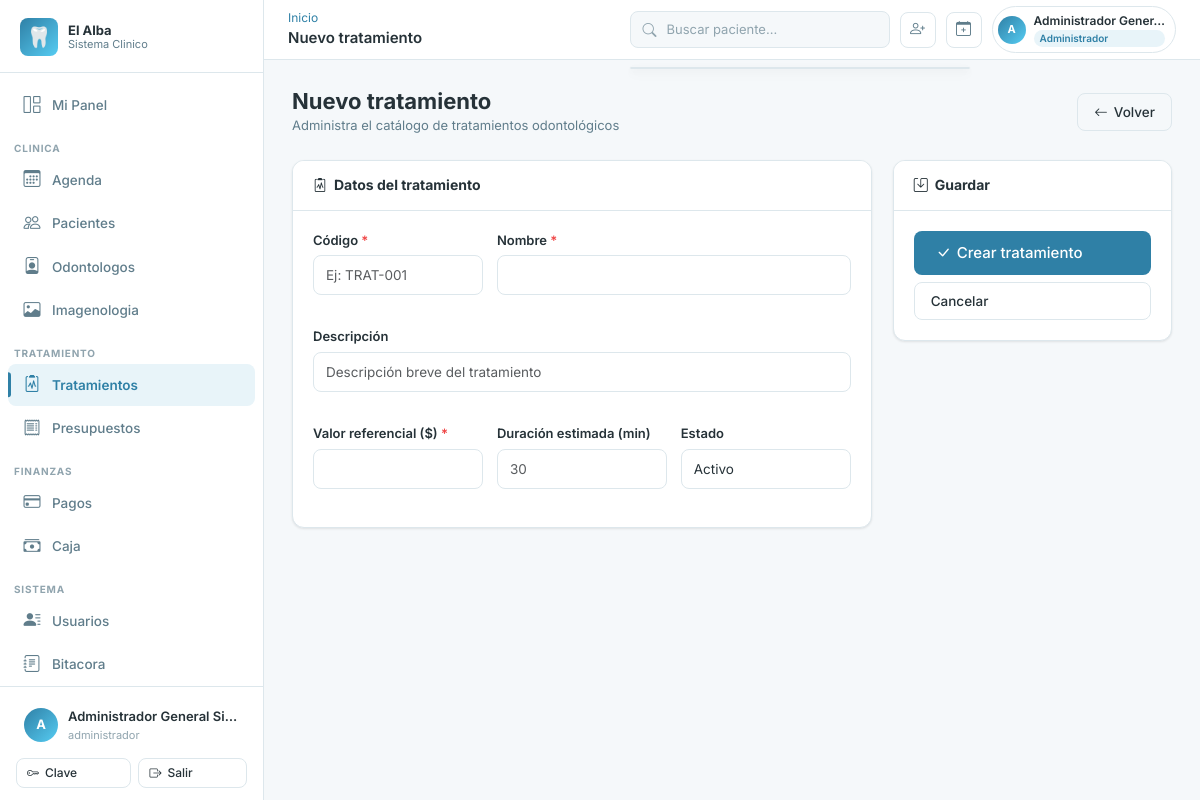
Screenshot of /tratamientos/nuevo/ (signed in) with the database file from the repository.
### apps/accounts/models.py (models this page shows, shortened)
class Usuario(AbstractBaseUser):
    ESTADO_ACTIVO = "activo"
    ESTADO_INACTIVO = "inactivo"
    ESTADO_BLOQUEADO = "bloqueado"
    ESTADO_CHOICES = [
        (ESTADO_ACTIVO, "Activo"),
        (ESTADO_INACTIVO, "Inactivo"),
        (ESTADO_BLOQUEADO, "Bloqueado"),
    ]
    id_usuario = models.AutoField(primary_key=True)
    id_persona = models.OneToOneField(
        "personas.Persona",
        db_column="id_persona",
        on_delete=models.RESTRICT,
        related_name="usuario",
    )
    username = models.CharField(max_length=50, unique=True)
    password_hash = models.CharField(max_length=255)
    estado_acceso = models.CharField(
        max_length=20, choices=ESTADO_CHOICES, default=ESTADO_ACTIVO
    )
    ultimo_acceso = models.DateTimeField(null=True, blank=True)
    fecha_creacion = models.DateTimeField(default=timezone.now)
    fecha_actualizacion = models.DateTimeField(auto_now=True)
    is_staff = models.BooleanField(default=False)
    is_superuser = models.BooleanField(default=False)
    PASSWORD_FIELD = "password_hash"
    USERNAME_FIELD = "username"
    REQUIRED_FIELDS = []
    objects = UsuarioManager()
    class Meta:
        db_table = "usuarios"
        verbose_name = "Usuario"
        verbose_name_plural = "Usuarios"
        permissions = [
            ("disable_usuario", "Puede inhabilitar usuario"),
            ("reactivate_usuario", "Puede reactivar usuario"),
            ("reset_password_usuario", "Puede resetear password de usuario"),
        ]
    def has_perm(self, perm, obj=None):
        if self.is_superuser:
            return True
    def has_perms(self, perm_list, obj=None):
        if not isinstance(perm_list, (list, tuple)):
            perm_list = [perm_list]
        return all(self.has_perm(perm, obj) for perm in perm_list)
    def tiene_rol(self, *roles: str) -> bool:
        if self.is_superuser:
            return True
    @property
    def password(self):
        return self.password_hash
    @password.setter
    def password(self, value):
        self.password_hash = value
    @property
    def nombre_completo(self):
        try:
            return self.id_persona.nombre_completo
        except Exception:
            return self.username

### apps/personas/models.py (models this page shows, shortened)
class Persona(models.Model):
    ESTADO_ACTIVO = "activo"
    ESTADO_INACTIVO = "inactivo"
    ESTADO_CHOICES = [
        (ESTADO_ACTIVO, "Activo"),
        (ESTADO_INACTIVO, "Inactivo"),
    ]
    id_persona = models.AutoField(primary_key=True)
    rut = models.CharField(max_length=12, unique=True)
    nombres = models.CharField(max_length=80)
    apellido_paterno = models.CharField(max_length=50)
    apellido_materno = models.CharField(max_length=50, null=True, blank=True)
    fecha_nacimiento = models.DateField(null=True, blank=True)
    id_sexo = models.ForeignKey(
        Sexo,
        db_column="id_sexo",
        on_delete=models.RESTRICT,
        null=True,
        blank=True,
        related_name="personas",
    )
    correo = models.CharField(max_length=120, unique=True, null=True, blank=True)
    telefono = models.CharField(max_length=20, null=True, blank=True)
    direccion = models.CharField(max_length=150, null=True, blank=True)
    comuna = models.CharField(max_length=80, null=True, blank=True)
    ciudad = models.CharField(max_length=80, null=True, blank=True)
    estado_persona = models.CharField(
        max_length=20, choices=ESTADO_CHOICES, default=ESTADO_ACTIVO
    )
    fecha_creacion = models.DateTimeField(default=timezone.now)
    fecha_actualizacion = models.DateTimeField(auto_now=True)
    class Meta:
        db_table = "personas"
        verbose_name = "Persona"
        verbose_name_plural = "Personas"
        indexes = [
            models.Index(fields=["rut"], name="idx_personas_rut"),
            models.Index(fields=["id_sexo"], name="idx_personas_id_sexo"),
        ]
    @property
    def nombre_completo(self) -> str:
        partes = [self.nombres, self.apellido_paterno]
        if self.apellido_materno:
            partes.append(self.apellido_materno)
        return " ".join(partes)

### apps/tratamientos/views.py (the view, shortened to what this page needs)
# urls.py: path("nuevo/", views.TratamientoCrearView.as_view(), name="crear"),
class TratamientoCrearView(PermisoRequeridoMixin, View):
    permission_required = "tratamientos.add_tratamiento"
    template_name = "tratamientos/tratamiento_form.html"
    def get(self, request):
        form = TratamientoForm()
        return render(request, self.template_name, {"form": form, "titulo": "Nuevo tratamiento"})

### apps/tratamientos/forms.py
class TratamientoForm(AlbaFormMixin, forms.ModelForm):
    class Meta:
        model = Tratamiento
        fields = [
            "codigo", "nombre", "descripcion",
            "valor_referencial", "duracion_estimada_min",
            "estado_tratamiento",
        ]
        widgets = {
            "codigo": forms.TextInput(attrs={"placeholder": "Ej: TRAT-001"}),
            "valor_referencial": forms.NumberInput(attrs={"min": "0", "step": "100"}),
            "duracion_estimada_min": forms.NumberInput(attrs={"min": "5", "placeholder": "30"}),
            "descripcion": forms.TextInput(attrs={"placeholder": "Descripción breve del tratamiento"}),
        }

### apps/core/context_processors.py (called while the page is built)
def clinica_context(request):
    ctx = {
        "CLINICA_NOMBRE": settings.CLINICA_NOMBRE,
        "CLINICA_RUT": settings.CLINICA_RUT,
        "CLINICA_DIRECCION": settings.CLINICA_DIRECCION,
        "CLINICA_TELEFONO": settings.CLINICA_TELEFONO,
        "CLINICA_EMAIL": settings.CLINICA_EMAIL,
    }
    if request.user.is_authenticated:
        ctx["usuario_roles"] = list(
            request.user.usuario_roles.filter(rol__estado_rol="activo")
            .values_list("rol__nombre", flat=True)
        )
        try:
            from apps.caja.models import Caja
            ctx["caja_usuario"] = Caja.objects.filter(
                id_usuario_apertura=request.user,
                estado_caja="abierta",
            ).first()
        except Exception:
            ctx["caja_usuario"] = None
    return ctx

### apps/core/templatetags/core_tags.py (called while the page is built)
@register.filter(name='user_tiene_rol')
def user_tiene_rol(user, roles_str):
    if not user or not user.is_authenticated:
        return False
    roles = [r.strip() for r in roles_str.split(',')]
    if hasattr(user, 'tiene_rol'):
        return user.tiene_rol(*roles)
    return False

### templates/tratamientos/tratamiento_form.html (shortened to what this page needs)
{% extends 'base.html' %}
{% load widget_tweaks core_tags %}
{% block topbar_title %}{{ titulo }}{% endblock %}
{% block content %}
<div class="page-header">
  <div>
    <h1 class="page-title">{{ titulo }}</h1>
    <p class="page-subtitle">Administra el catálogo de tratamientos odontológicos</p>
  </div>
  <a href="{% url 'tratamientos:lista' %}" class="btn btn-outline"><i class="bi bi-arrow-left"></i> Volver</a>
</div>
<form method="post" novalidate>
  <div class="row g-4">
    <div class="col-lg-8">
      <div class="card">
        <div class="card-header"><h2 class="card-title"><i class="bi bi-clipboard2-pulse me-2"></i>Datos del tratamiento</h2></div>
        <div class="card-body">
          <div class="row g-3">
            <div class="col-md-4">
              <div class="form-group">
                <label class="form-label">Código <span style="color:#ef4444;">*</span></label>
                {% render_field form.codigo %}
              </div>
            </div>
            <div class="col-md-8">
              <div class="form-group">
                <label class="form-label">Nombre <span style="color:#ef4444;">*</span></label>
                {% render_field form.nombre %}
              </div>
            </div>
            <div class="col-12">
              <div class="form-group">
                <label class="form-label">Descripción</label>
                {% render_field form.descripcion %}
              </div>
            </div>
            <div class="col-md-4">
              <div class="form-group">
                <label class="form-label">Valor referencial ($) <span style="color:#ef4444;">*</span></label>
                {% render_field form.valor_referencial %}
              </div>
            </div>
            <div class="col-md-4">
              <div class="form-group">
                <label class="form-label">Duración estimada (min)</label>
                {% render_field form.duracion_estimada_min %}
              </div>
            </div>
            <div class="col-md-4">
              <div class="form-group">
                <label class="form-label">Estado</label>
                {% render_field form.estado_tratamiento %}
              </div>
            </div>
          </div>
        </div>
      </div>
    </div>
    <div class="col-lg-4">
      <div class="card" style="position: sticky; top: 80px;">
        <div class="card-header"><h2 class="card-title"><i class="bi bi-save me-2"></i>Guardar</h2></div>
        <div class="card-body">
          <div class="d-grid gap-2">
            <button type="submit" class="btn btn-primary btn-lg">
              <i class="bi bi-check-lg"></i>
              {% if tratamiento %}Guardar cambios{% else %}Crear tratamiento{% endif %}
            </button>
            <a href="{% url 'tratamientos:lista' %}" class="btn btn-outline">Cancelar</a>
          </div>
        </div>
      </div>
    </div>
  </div>
</form>
{% endblock %}

### templates/base.html (shortened to what this page needs)
{% load static core_tags %}
<!DOCTYPE html>
<html lang="es">
<head>
  <link rel="stylesheet" href="https://cdn.jsdelivr.net/npm/bootstrap-icons@1.11.3/font/bootstrap-icons.min.css">
  <link href="https://cdn.jsdelivr.net/npm/bootstrap@5.3.3/dist/css/bootstrap.min.css" rel="stylesheet">
  <link rel="stylesheet" href="{% static 'css/main.css' %}">
</head>
<body>
<div class="app-wrapper">
  <aside class="sidebar" id="sidebar" role="navigation" aria-label="Menu principal">
    <div class="sidebar-logo">
      <div class="sidebar-logo-icon" aria-hidden="true">&#x1F9B7;</div>
      <div class="sidebar-logo-text">
        El Alba
        <small>Sistema Clinico</small>
      </div>
    </div>
    <nav class="sidebar-nav">
      <a href="{% url 'dashboard:index' %}" class="sidebar-link" id="nav-dashboard">
        <span class="nav-icon"><i class="bi bi-grid-1x2" aria-hidden="true"></i></span>
        {% if request.user|user_tiene_rol:'odontologo' %}Mi Panel{% elif request.user|user_tiene_rol:'recepcionista,administrativo' %}Recepcion{% else %}Dashboard{% endif %}
      </a>
      {% if request.user|user_tiene_rol:'administrador,director,director_clinico' %}
      <div class="sidebar-section">Clinica</div>
      <a href="{% url 'agenda:calendario' %}" class="sidebar-link" id="nav-agenda"><span class="nav-icon"><i class="bi bi-calendar3" aria-hidden="true"></i></span>Agenda</a>
      <a href="{% url 'pacientes:lista' %}" class="sidebar-link" id="nav-pacientes"><span class="nav-icon"><i class="bi bi-people" aria-hidden="true"></i></span>Pacientes</a>
      <a href="{% url 'odontologos:lista' %}" class="sidebar-link" id="nav-odontologos"><span class="nav-icon"><i class="bi bi-person-badge" aria-hidden="true"></i></span>Odontologos</a>
      <a href="{% url 'imagenologia:lista' %}" class="sidebar-link" id="nav-imagenologia"><span class="nav-icon"><i class="bi bi-image" aria-hidden="true"></i></span>Imagenologia</a>
      <div class="sidebar-section">Tratamiento</div>
      <a href="{% url 'tratamientos:lista' %}" class="sidebar-link" id="nav-tratamientos"><span class="nav-icon"><i class="bi bi-clipboard2-pulse" aria-hidden="true"></i></span>Tratamientos</a>
      <a href="{% url 'presupuestos:lista' %}" class="sidebar-link" id="nav-presupuestos"><span class="nav-icon"><i class="bi bi-receipt" aria-hidden="true"></i></span>Presupuestos</a>
      <div class="sidebar-section">Finanzas</div>
      <a href="{% url 'pagos:lista' %}" class="sidebar-link" id="nav-pagos"><span class="nav-icon"><i class="bi bi-credit-card" aria-hidden="true"></i></span>Pagos</a>
      <a href="{% url 'caja:lista' %}" class="sidebar-link" id="nav-caja"><span class="nav-icon"><i class="bi bi-cash-stack" aria-hidden="true"></i></span>Caja</a>
      <div class="sidebar-section">Sistema</div>
      <a href="{% url 'personas:lista' %}" class="sidebar-link" id="nav-personas"><span class="nav-icon"><i class="bi bi-person-lines-fill" aria-hidden="true"></i></span>Usuarios</a>
      <a href="{% url 'auditoria:lista' %}" class="sidebar-link" id="nav-auditoria"><span class="nav-icon"><i class="bi bi-journal-text" aria-hidden="true"></i></span>Bitacora</a>
      {% else %}
      <a href="{% url 'pacientes:lista' %}" class="sidebar-link"><span class="nav-icon"><i class="bi bi-people" aria-hidden="true"></i></span>Pacientes</a>
      <a href="{% url 'agenda:calendario' %}" class="sidebar-link"><span class="nav-icon"><i class="bi bi-calendar3" aria-hidden="true"></i></span>Agenda</a>
      {% endif %}
    </nav>
    <div class="sidebar-footer">
      <div class="sidebar-user" role="button" tabindex="0" aria-label="Opciones de usuario">
        <div class="sidebar-user-avatar" aria-hidden="true">{{ request.user.username|first|upper }}</div>
        <div class="sidebar-user-info">
          <div class="sidebar-user-name">{{ request.user.nombre_completo }}</div>
          <div class="sidebar-user-role">
            {% for rol in usuario_roles %}{{ rol }}{% if not forloop.last %}, {% endif %}{% endfor %}
          </div>
        </div>
      </div>
      <div class="mt-2 d-flex gap-2">
        <a href="{% url 'accounts:cambiar_password' %}" class="btn btn-outline btn-sm flex-fill">
          <i class="bi bi-key" aria-hidden="true"></i> Clave
        </a>
        <form method="post" action="{% url 'accounts:logout' %}" class="flex-fill">
          <button type="submit" class="btn btn-outline btn-sm w-100">
            <i class="bi bi-box-arrow-right" aria-hidden="true"></i> Salir
          </button>
        </form>
      </div>
    </div>
  </aside>
  <div class="main-content">
    <header class="topbar" role="banner">
      <div class="topbar-left">
        <div>
          <nav aria-label="Ruta actual" class="breadcrumb mb-0 d-none d-md-flex">
            {% block breadcrumb %}<a href="{% url 'dashboard:index' %}">Inicio</a>{% endblock %}
          </nav>
          <span class="topbar-title">{% block topbar_title %}Panel{% endblock %}</span>
        </div>
      </div>
      <div class="topbar-actions">
        <div class="position-relative">
          <div class="search-box" role="search">
            <i class="bi bi-search" style="color:var(--color-texto-muy-suave);flex-shrink:0;" aria-hidden="true"></i>
            <input
              type="search"
              placeholder="Buscar paciente..."
              hx-get="{% url 'pacientes:buscar_htmx' %}"
              hx-trigger="input changed delay:300ms, search"
              hx-target="#resultados-busqueda-global"
              name="q"
              autocomplete="off"
              id="busqueda-global"
              aria-label="Buscador universal"
              aria-autocomplete="list"
              aria-controls="resultados-busqueda-global"
            >
          </div>
          <div id="resultados-busqueda-global" class="search-results-dropdown" role="listbox" aria-label="Resultados de busqueda"></div>
        </div>
        {% if request.user|user_tiene_rol:'administrador,recepcionista,administrativo,director' %}
        <a href="{% url 'pacientes:crear' %}" class="topbar-icon-btn d-none d-lg-flex" title="Nuevo paciente" aria-label="Nuevo paciente">
          <i class="bi bi-person-plus" aria-hidden="true"></i>
        </a>
        <a href="{% url 'agenda:crear_cita' %}" class="topbar-icon-btn d-none d-lg-flex" title="Nueva cita" aria-label="Nueva cita">
          <i class="bi bi-calendar-plus" aria-hidden="true"></i>
        </a>
        {% endif %}
        <div class="topbar-user-chip" id="topbar-user-menu" role="button" tabindex="0" aria-label="Menu de usuario">
          <div class="topbar-user-avatar" aria-hidden="true">{{ request.user.username|first|upper }}</div>
          <div class="d-none d-md-block">
            <div class="topbar-user-name">{{ request.user.nombre_completo|truncatechars:20 }}</div>
            {% for rol in usuario_roles|slice:":1" %}
            <div class="topbar-role-chip">{{ rol }}</div>
            {% endfor %}
          </div>
        </div>
      </div>
    </header>
    <main class="page-content" id="main-content" tabindex="-1">
      {% block content %}{% endblock %}
    </main>
  </div>
</div>
</body>
</html>

### rows the page displays
Usuario: user.username|first "A", user.nombre_completo "Administrador General Si…", user.nombre_completo "Administrador Gener…"

### other values shown
{{ rol }} "administrador"
{{ titulo }} "Nuevo tratamiento"
{{ rol }} "Administrador"
